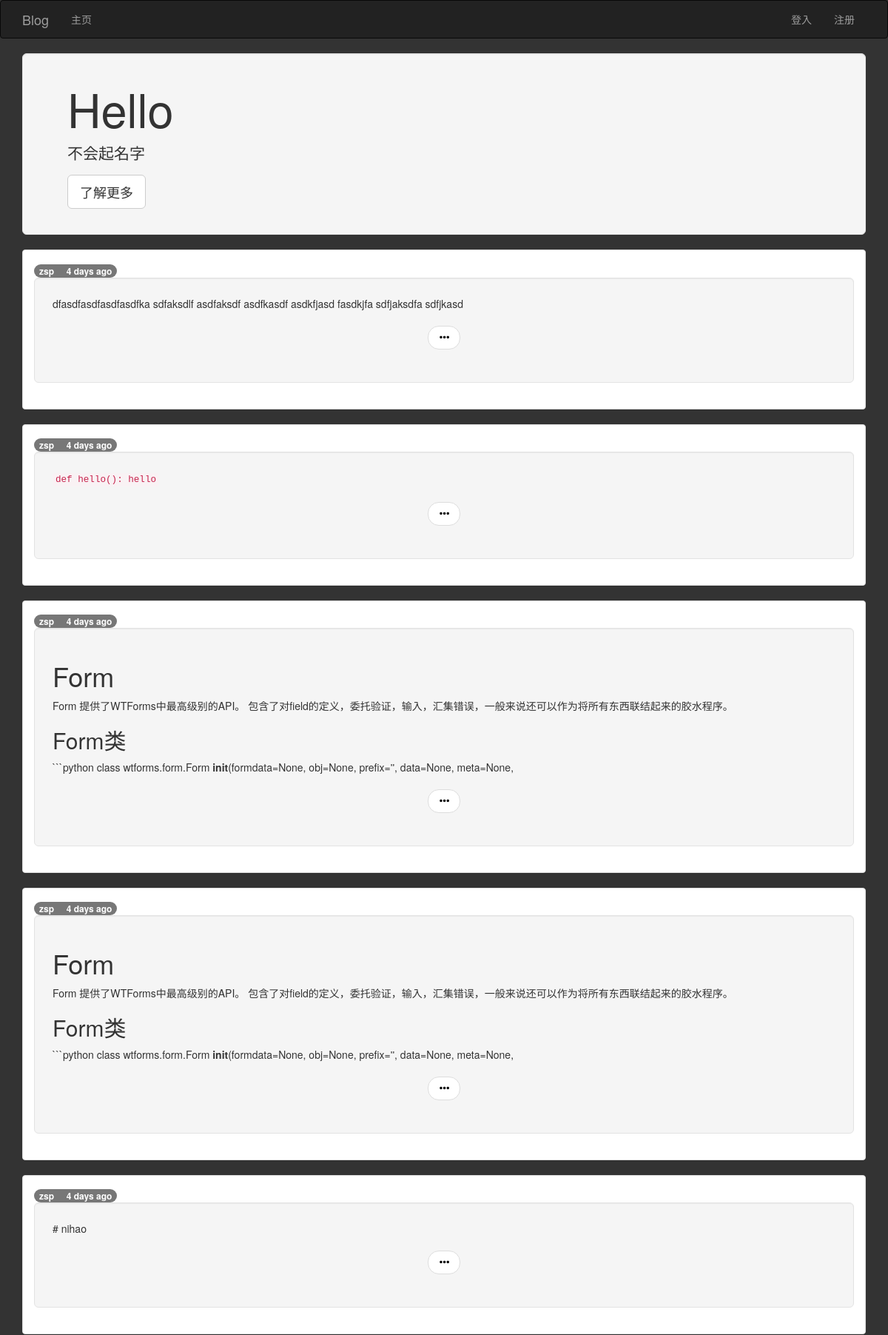
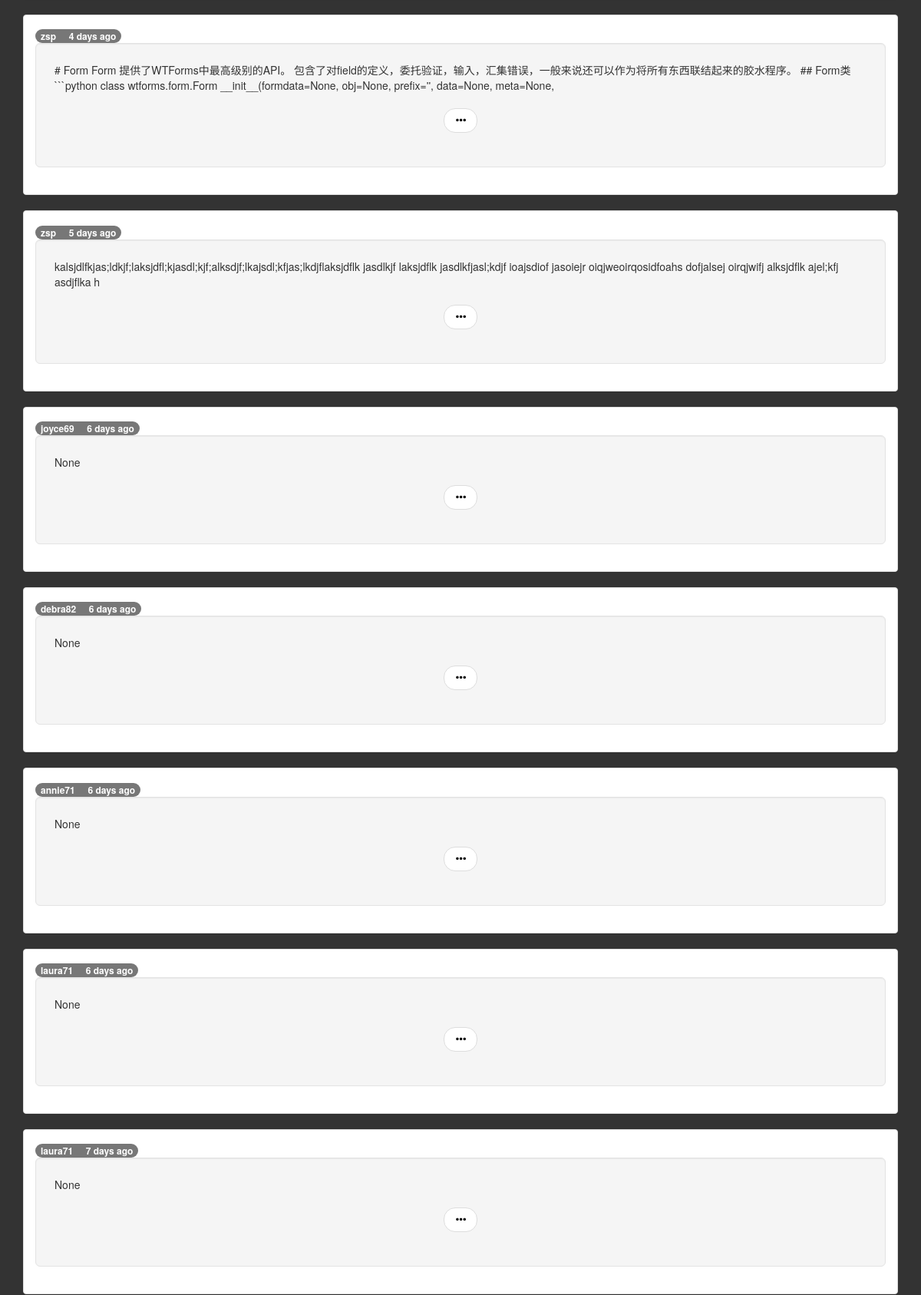
The page / (upper part) on the database its author committed (2 pictures, top to bottom).
### app/models.py (models this page shows, shortened)
class Post(db.Model):
	__tablename__ = 'posts'
	id = db.Column(db.Integer,primary_key=True)
	title = db.Column(db.String(64))
	subtitle = db.Column(db.String(64))
	body = db.Column(db.Text)
	body_html = db.Column(db.Text)
	body_browse = db.Column(db.Text)
	body_browse_html= db.Column(db.Text)
	timestamp = db.Column(db.DateTime,index=True,default=datetime.utcnow)
	author_id = db.Column(db.Integer,db.ForeignKey('users.id'))
	comments = db.relationship('Comment',backref='post',lazy='dynamic')

class User(UserMixin,db.Model):
	__tablename__ = 'users'
	email = db.Column(db.String(64),unique=True,index=True)
	id = db.Column(db.Integer,primary_key=True)
	username = db.Column(db.String(64),unique=True,index=True)
	role_id = db.Column(db.Integer,db.ForeignKey('roles.id'))
	password_hash = db.Column(db.String(128))
	name = db.Column(db.String(64))
	about_me = db.Column(db.Text())
	memeber_since = db.Column(db.DateTime(),default=datetime.utcnow)
	last_seen = db.Column(db.DateTime(),default=datetime.utcnow)
	posts = db.relationship('Post',backref='author',lazy='dynamic')
	comments = db.relationship('Comment',backref='author',lazy='dynamic')
	@property
	def password(self):
		raise AttributeError("password is not a readable attribute!")

### app/main/views.py (the view)
@main.route('/',methods=['GET','POST'])
def index():
	form = PostForm()
	if current_user.can(Permission.WRITE_ARTICLES) and \
	form.validate_on_submit():
		post = Post(
			body=form.body.data,
			author = current_user._get_current_object())
		db.session.add(post)
		return redirect(url_for('main.index'))
	page = request.args.get('page',1,type=int)
	pagination = Post.query.order_by(Post.timestamp.desc()).paginate(page,
		per_page=20,error_out=False)
	posts = pagination.items
	return render_template('index.html',form=form,posts=posts,pagination=pagination)
	return render_template('index.html')

### app/auth/views.py (called while the page is built)
@auth.before_app_request
def before_request():
	if current_user.is_authenticated:
		current_user.ping()

### app/main/__init__.py (called while the page is built)
@main.app_context_processor
def inject_permissions():
	return dict(Permission=Permission)

### app/models.py (called while the page is built)
	def can(self,permissions):
		return False

### app/templates/index.html (shortened to what this page needs)
{% extends "base.html" %}
{% import "bootstrap/wtf.html"as wtf %}
{%block head%}
{{super()}}
<link rel="stylesheet" type="text/css" href="{{url_for('static',filename='css/base.css')}}">
{%endblock%}
{% block page_content %}
<div class="jumbotron well">
	<h1>Hello</h1>
	<p>不会起名字</p>
	<p><a class="btn btn-default btn-lg" href="{{url_for('main.about')}}" role="button">了解更多</a></p>
</div>
{% include '_posts_browse.html'%}
{% endblock %}

### app/templates/_posts_browse.html
{%for post in posts %}
<div class="panel panel-default">
	<div class="panel-body">
		<a href="{{url_for('main.user',username=post.author.username)}}">
			<span class="badge">
				{{post.author.username}}&nbsp;&nbsp; &nbsp;&nbsp;{{moment(post.timestamp).fromNow()}}
			</span>
		</a>
		<div class="well well-lg">
			{%if post.body_browse_html%}
			{{post.body_browse_html | safe}}
			{%else%}
			{{post.body_browse}}
			{%endif%}
			<nav>
				<ul class="pager">
					<li>
						<a href="{{url_for('main.post',id=post.id)}}">
							<span class="glyphicon glyphicon-option-horizontal"></span>
						</a>
					</li>
				</ul>
			</nav>
		</div>
	</div>
</div>
{%endfor%}

### app/static/css/base.css (style rules this page uses)
body { background-color: #333; }
a { text-decoration:none; color: #000000; }

### rows shown on the page
Post: author.username "zsp", timestamp "4 days ago", body_browse_html "dfasdfasdfasdfasdfka sdfaksdlf asdfaksdf asdfkasdf asdkfjasd fasdkjfa sdfjaksdfa sdfjkasd"
Post: author.username "zsp", timestamp "4 days ago", body_browse_html "def hello(): hello"
Post: author.username "zsp", timestamp "4 days ago", body_browse_html "Form Form 提供了WTForms中最高级别的API。 包含了对field的定义，委托验证，输入，汇集错误，一般来说还可以作为将所有东西联结起来的胶水程序。 Form类 ```python class wtforms.form.Form init (formdata=None, obj=None, prefix='', data=None, meta=None,"
Post: author.username "zsp", timestamp "4 days ago", body_browse_html "Form Form 提供了WTForms中最高级别的API。 包含了对field的定义，委托验证，输入，汇集错误，一般来说还可以作为将所有东西联结起来的胶水程序。 Form类 ```python class wtforms.form.Form init (formdata=None, obj=None, prefix='', data=None, meta=None,"
Post: author.username "zsp", timestamp "4 days ago", body_browse "# nihao"
Post: author.username "zsp", timestamp "4 days ago", body_browse "# Form Form 提供了WTForms中最高级别的API。 包含了对field的定义，委托验证，输入，汇集错误，一般来说还可以作为将所有东西联结起来的胶水程序。 ## Form类 ```python class wtforms.form.Form __init__(formdata=None, obj=None, prefix='', data=None, meta=None,"
Post: author.username "zsp", timestamp "5 days ago", body_browse "kalsjdlfkjas;ldkjf;laksjdfl;kjasdl;kjf;alksdjf;lkajsdl;kfjas;lkdjflaksjdflk jasdlkjf laksjdflk jasdlkfjasl;kdjf ioajsdiof jasoiejr oiqjweoirqosidfoahs dofjalsej oirqjwifj alksjdflk ajel;kfj asdjflka h"
Post: author.username "joyce69", timestamp "6 days ago", body_browse "None"
Post: author.username "debra82", timestamp "6 days ago", body_browse "None"
Post: author.username "annie71", timestamp "6 days ago", body_browse "None"
Post: author.username "laura71", timestamp "6 days ago", body_browse "None"
Post: author.username "laura71", timestamp "7 days ago", body_browse "None"
